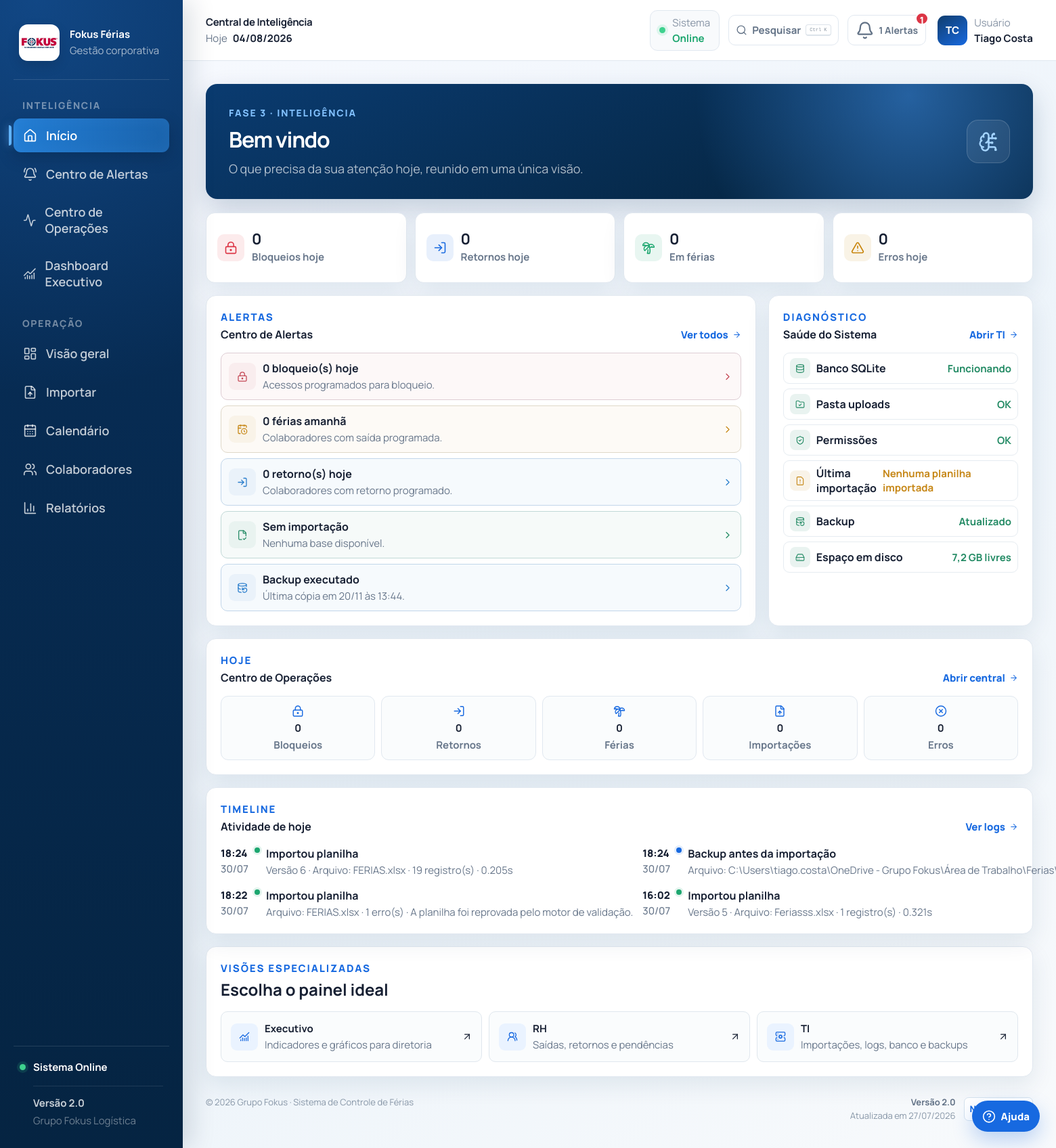
The page / on the database its author committed.
### tables this page shows
CREATE TABLE configuracoes (
            chave TEXT PRIMARY KEY,
            valor TEXT NOT NULL,
            atualizado_em TEXT NOT NULL
        );

CREATE TABLE auditoria (
            id INTEGER PRIMARY KEY AUTOINCREMENT,
            data_hora TEXT NOT NULL,
            acao TEXT NOT NULL,
            detalhe TEXT,
            usuario TEXT NOT NULL
        , ip TEXT, resultado TEXT NOT NULL DEFAULT 'Sucesso');

### app.py (the view)
@app.route("/")
def index():
    agora = datetime.now()
    inteligencia = obter_inteligencia_sistema()
    return render_template(
        "inicio.html",
        resumo=obter_resumo_sistema(),
        timeline=obter_timeline_sistema(8),
        inteligencia=inteligencia,
        saude_sistema=obter_saude_sistema(),
        data_atual=agora.strftime("%d/%m/%Y %H:%M"),
        data_hoje=agora.strftime("%d/%m/%Y")
    )

### app.py (called while the page is built, shortened)
def carregar_configuracoes():
    inicializar_tabelas_sistema()
    conn = sqlite3.connect(DATABASE_PATH)
    valores = dict(conn.execute("SELECT chave, valor FROM configuracoes").fetchall())
    conn.close()
    return {**CONFIGURACOES_PADRAO, **valores}

def obter_pasta_planilhas():
    pasta = carregar_configuracoes().get("pasta_padrao", UPLOAD_FOLDER).strip()
    caminho = pasta if os.path.isabs(pasta) else os.path.join(BASE_DIR, pasta)
    os.makedirs(caminho, exist_ok=True)
    return caminho

def listar_backups():
    pasta = BACKUPS_DIR
    if not os.path.isdir(pasta):
        return []
    arquivos = []
    for raiz, _, nomes in os.walk(pasta):
        arquivos.extend(
            os.path.join(raiz, nome)
            for nome in nomes
            if nome.lower().endswith((".zip", ".db"))
        )
    return sorted(arquivos, key=os.path.getmtime, reverse=True)

def normalizar_texto(valor):
    texto = str(valor).strip().lower()
    texto = unicodedata.normalize("NFKD", texto)
    return "".join(
        caractere
        for caractere in texto
        if not unicodedata.combining(caractere)
    )

def planilhas_importadas():
    pasta_planilhas = obter_pasta_planilhas()
    arquivos = [
        os.path.join(pasta_planilhas, nome)
        for nome in os.listdir(pasta_planilhas)
        if nome.lower().endswith((".xlsx", ".xls"))
    ]
    return sorted(arquivos, key=os.path.getmtime)

def planilha_mais_recente():
    arquivos = planilhas_importadas()
    if not arquivos:
        return None
    return arquivos[-1]

def obter_colaboradores():
    caminhos = planilhas_importadas()
    if not caminhos:
        return []

@app.before_request
def verificar_modo_manutencao():
    if (
        os.environ.get("FOKUS_MODO_MANUTENCAO") == "1"
        and request.endpoint not in {"manutencao", "static"}
    ):
        return manutencao()

### templates/inicio.html (shortened to what this page needs)
<!DOCTYPE html>
<html lang="pt-BR">
<head>
    <link rel="stylesheet" href="{{ url_for('static', filename='css/global.css') }}"><link rel="stylesheet" href="{{ url_for('static', filename='css/inteligencia.css') }}">
</head>
<body class="app-page page-intelligence"><div class="app-shell">
    <aside class="sidebar" id="sidebar">
        <a class="sidebar-brand" href="/"><span class="brand-logo-wrap"><img src="{{ url_for('static', filename='img/logo.png') }}" alt="Fokus"></span><span><strong>Fokus Férias</strong><small>Gestão corporativa</small></span></a>
        <div class="nav-label">Inteligência</div>
        <nav class="sidebar-nav"><a href="/" class="nav-link active"><i data-lucide="house"></i><span>Início</span></a><a href="/alertas" class="nav-link"><i data-lucide="bell-ring"></i><span>Centro de Alertas</span></a><a href="/operacoes" class="nav-link"><i data-lucide="activity"></i><span>Centro de Operações</span></a><a href="/dashboard/executivo" class="nav-link"><i data-lucide="chart-no-axes-combined"></i><span>Dashboard Executivo</span></a></nav>
        <div class="nav-label">Operação</div>
        <nav class="sidebar-nav"><a href="/dashboard" class="nav-link"><i data-lucide="layout-dashboard"></i><span>Visão geral</span></a><a href="/importar" class="nav-link"><i data-lucide="file-up"></i><span>Importar</span></a><a href="/calendario" class="nav-link"><i data-lucide="calendar-days"></i><span>Calendário</span></a><a href="/colaboradores" class="nav-link"><i data-lucide="users"></i><span>Colaboradores</span></a><a href="/relatorios" class="nav-link"><i data-lucide="bar-chart-3"></i><span>Relatórios</span></a></nav>
        <div class="sidebar-footer"><div class="system-health"><span class="status-dot"></span><strong>Sistema Online</strong></div><div class="sidebar-version"><span>Versão {{ versao_sistema }}</span><small>Grupo Fokus Logística</small></div></div>
    </aside>
    <main class="main-content">
        <header class="topbar"><div class="topbar-left"><button class="menu-toggle" id="menuToggle" type="button" aria-label="Abrir menu"></button><div class="topbar-title"><strong>Central de Inteligência</strong><span>Hoje <b>{{ data_hoje }}</b></span></div></div><div class="topbar-actions"><div class="topbar-meta online-meta"><span class="status-dot"></span><span><small>Sistema</small><strong>Online</strong></span></div>{% include "_pesquisa_global.html" %}{% include "_notificacoes.html" %}<div class="profile"><span class="profile-avatar">TC</span><span class="profile-copy"><small>Usuário</small><strong>Tiago Costa</strong></span></div></div></header>
        <div class="page-content">
            <section class="welcome-hero"><div><span>FASE 3 · INTELIGÊNCIA</span><h1>Bem vindo</h1><p>O que precisa da sua atenção hoje, reunido em uma única visão.</p></div><span class="welcome-symbol"><i data-lucide="brain-circuit"></i></span></section>
            <section class="home-metrics intelligence-metrics">
                <article class="home-red"><i data-lucide="lock-keyhole"></i><div><strong>{{ inteligencia.operacoes.bloqueios }}</strong><span>Bloqueios hoje</span></div></article>
                <article class="home-blue"><i data-lucide="log-in"></i><div><strong>{{ inteligencia.operacoes.retornos }}</strong><span>Retornos hoje</span></div></article>
                <article class="home-green"><i data-lucide="palmtree"></i><div><strong>{{ inteligencia.operacoes.ferias }}</strong><span>Em férias</span></div></article>
                <article class="home-yellow"><i data-lucide="triangle-alert"></i><div><strong>{{ inteligencia.operacoes.erros }}</strong><span>Erros hoje</span></div></article>
            </section>
            <section class="intelligence-home-grid">
                <article class="intelligence-card alerts-overview">
                    <div class="home-section-heading"><div><span>ALERTAS</span><h2>Centro de Alertas</h2></div><a href="/alertas">Ver todos <i data-lucide="arrow-right"></i></a></div>
                    <div class="alerts-list">{% for item in inteligencia.alertas %}<a href="{{ item.href }}" class="alert-row alert-{{ item.nivel }}"><span><i data-lucide="{{ item.icone }}"></i></span><div><strong>{{ item.titulo }}</strong><small>{{ item.descricao }}</small></div><i data-lucide="chevron-right"></i></a>{% endfor %}</div>
                </article>
                <article class="intelligence-card health-overview">
                    <div class="home-section-heading"><div><span>DIAGNÓSTICO</span><h2>Saúde do Sistema</h2></div><a href="/dashboard/ti">Abrir TI <i data-lucide="arrow-right"></i></a></div>
                    <div class="home-health-list">{% for item in saude_sistema %}<div class="home-health-{{ item.nivel }}"><span><i data-lucide="{{ item.icone }}"></i></span><strong>{{ item.nome }}</strong><small>{{ item.status }}</small></div>{% endfor %}</div>
                </article>
                <article class="intelligence-card operations-overview">
                    <div class="home-section-heading"><div><span>HOJE</span><h2>Centro de Operações</h2></div><a href="/operacoes">Abrir central <i data-lucide="arrow-right"></i></a></div>
                    <div class="operation-strip">{% for chave, titulo, icone in [("bloqueios","Bloqueios","lock-keyhole"),("retornos","Retornos","log-in"),("ferias","Férias","palmtree"),("importacoes","Importações","file-up"),("erros","Erros","circle-x")] %}<div><i data-lucide="{{ icone }}"></i><strong>{{ inteligencia.operacoes[chave] }}</strong><span>{{ titulo }}</span></div>{% endfor %}</div>
                </article>
                <article class="intelligence-card home-timeline-card">
                    <div class="home-section-heading"><div><span>TIMELINE</span><h2>Atividade de hoje</h2></div><a href="/auditoria">Ver logs <i data-lucide="arrow-right"></i></a></div>
                    <div class="smart-timeline">{% for item in timeline %}<article><time>{{ item.hora }}<small>{{ item.data }}</small></time><span class="timeline-{{ item.tipo }}"></span><div><strong>{{ item.acao }}</strong><small>{{ item.detalhe }}</small></div></article>{% else %}<div class="timeline-empty">Nenhuma atividade registrada.</div>{% endfor %}</div>
                </article>
            </section>
            <section class="dashboard-selector">
                <div class="home-section-heading"><div><span>VISÕES ESPECIALIZADAS</span><h2>Escolha o painel ideal</h2></div></div>
                <div><a href="/dashboard/executivo"><span><i data-lucide="chart-no-axes-combined"></i></span><div><strong>Executivo</strong><small>Indicadores e gráficos para diretoria</small></div><i data-lucide="arrow-up-right"></i></a><a href="/dashboard/rh"><span><i data-lucide="users-round"></i></span><div><strong>RH</strong><small>Saídas, retornos e pendências</small></div><i data-lucide="arrow-up-right"></i></a><a href="/dashboard/ti"><span><i data-lucide="server-cog"></i></span><div><strong>TI</strong><small>Importações, logs, banco e backups</small></div><i data-lucide="arrow-up-right"></i></a></div>
            </section>
            {% include "_footer.html" %}
        </div>
    </main>
</div><script src="{{ url_for('static', filename='js/global.js') }}"></script><script src="{{ url_for('static', filename='js/admin.js') }}"></script></body>
</html>

### templates/_footer.html (shortened to what this page needs)
<footer class="system-footer">
    <span>© 2026 Grupo Fokus · Sistema de Controle de Férias</span>
    <div class="system-release">
        <span><strong>Versão {{ versao_sistema }}</strong><small>Atualizada em {{ ultima_atualizacao_sistema }}</small></span>
        <details>
            <summary>Novidades </summary>
        </details>
    </div>
</footer>

### rows shown on the page
configuracoes: valor "2.0"
auditoria: hora "18:24", data "30/07", acao "Importou planilha", detalhe "Versão 6 · Arquivo: FERIAS.xlsx · 19 registro(s) · 0.205s"
auditoria: hora "18:24", data "30/07", acao "Backup antes da importação", detalhe "Arquivo: C:\\Users\\tiago.costa\\OneDrive - Grupo Fokus\\Área de…"
auditoria: hora "18:22", data "30/07", acao "Importou planilha", detalhe "Arquivo: FERIAS.xlsx · 1 erro(s) · A planilha foi reprovada pelo motor de validação."
auditoria: hora "16:02", data "30/07", acao "Importou planilha", detalhe "Versão 5 · Arquivo: Feriasss.xlsx · 1 registro(s) · 0.321s"

### other values the page prints
{{ notificacoes_total }} "1"
{{ inteligencia.operacoes.bloqueios }} "0"
{{ inteligencia.operacoes.retornos }} "0"
{{ inteligencia.operacoes.ferias }} "0"
{{ inteligencia.operacoes.erros }} "0"
{{ item.titulo }} "0 bloqueio(s) hoje" "0 férias amanhã" "0 retorno(s) hoje" "Sem importação" "Backup executado"
{{ item.descricao }} "Acessos programados para bloqueio." "Colaboradores com saída programada." "Colaboradores com retorno programado." "Nenhuma base disponível." "Última cópia em 20/11 às 13:44."
{{ item.nome }} "Banco SQLite" "Pasta uploads" "Permissões" "Última importação" "Backup" "Espaço em disco"
{{ item.status }} "Funcionando" "OK" "OK" "Nenhuma planilha importada" "Atualizado" "7,2 GB livres"
{{ inteligencia.operacoes[chave] }} "0" "0" "0" "0" "0"
{{ titulo }} "Bloqueios" "Retornos" "Férias" "Importações" "Erros"
{{ ultima_atualizacao_sistema }} "27/07/2026"
